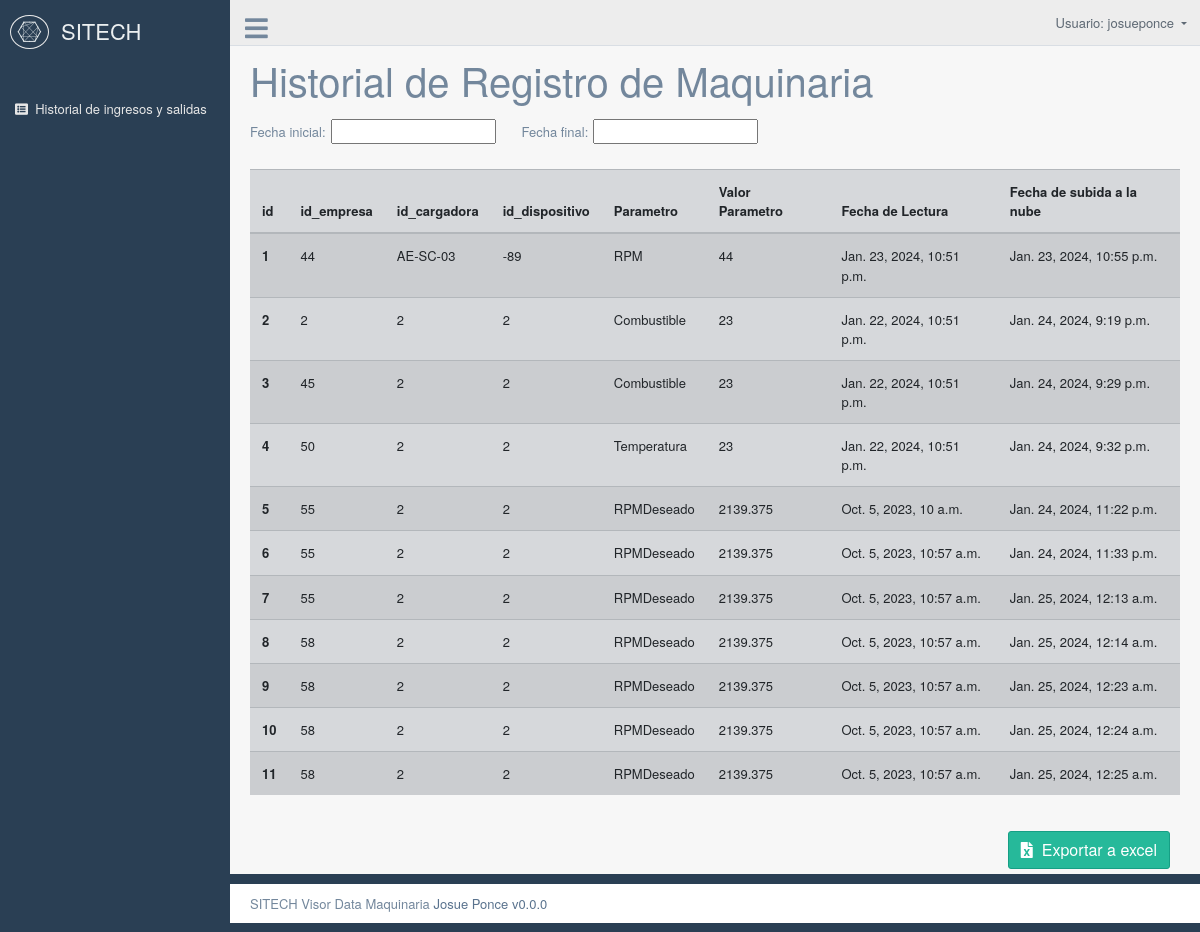
Page /historial (signed in) on the committed database.
### vistaTablas/models.py (models this page shows, shortened)
class dataSalud(models.Model):
    id               = models.BigAutoField(primary_key=True)
    id_empresa       = models.CharField(max_length=50, null=False)
    Cargadora        = models.CharField(max_length=50, null=False)
    id_dispositivo   = models.CharField(max_length=50, null=False)
    id_parametro     = models.CharField(max_length=50, null=False)
    valor_parametro  = models.CharField(max_length=50, null=False)
    fh_lecturamaquina = models.DateTimeField(auto_now_add=False,  null=True)
    fh_escrituranube = models.DateTimeField(auto_now_add=True,  null=True)
    class Meta:
        db_table = 'Historial'

### vistaTablas/views.py (the view)
# urls.py: path('historial', views.historial, name="historial"),
@login_required(login_url='autenticacion')
def historial(request):
    data = models.dataSalud.objects.all()
    datos = { 'dataSalud' : data}
    return render(request, "historial/historial.html", datos)

### vistaTablas/templates/historial/historial.html (shortened to what this page needs)
{% extends '../index_master.html' %}
{% block content %}
<form id="historialForm" action="{%url 'historial' %}" method="POST">
  <div class="right_col" role="main">
    <h1>Historial de Registro de Maquinaria</h1>
    <div class="table-responsive">
      <table border="0" cellspacing="5" cellpadding="5">
        <tbody>
          <tr style="padding: 0;">
            <td style="padding: 0;">Fecha inicial:</td>
            <td><input type="text" id="min" name="min" class="datepicker"></td>
            <td>&nbsp;&nbsp;&nbsp;</td>
            <td style="padding: 0;">Fecha final:</td>
            <td><input type="text" id="max" name="max" class="datepicker"></td>
          </tr>
        </tbody>
      </table>
      <div style="height: 20px;"></div>
      <table id="Historial"
        class="table table-striped table-hover table-secondary my-table">
        <thead>
          <tr>
            <th scope="col" data-bs-column-filter order="desc">id</th>
            <th scope="col" data-bs-column-filter>id_empresa</th>
            <th scope="col" data-bs-column-filter>id_cargadora</th>
            <th scope="col" data-bs-column-filter order="desc">id_dispositivo</th>
            <th scope="col" data-bs-column-filter>Parametro</th>
            <th scope="col" data-bs-column-filter>Valor Parametro</th>
            <th scope="col" data-bs-column-filter>Fecha de Lectura</th>
            <th scope="col" data-bs-column-filter>Fecha de subida a la nube</th>
          </tr>
        </thead>
        <tbody>
          {% for row in dataSalud %}
              <tr>
              <th scope="row">{{ row.id}}</th>
              <td>{{ row.id_empresa}}</td>
              <td>{{ row.Cargadora}}</td>
              <td>{{ row.id_dispositivo}}</td>
              <td>{{ row.id_parametro}}</td>
              <td>{{ row.valor_parametro}}</td>
              <td>{{ row.fh_lecturamaquina}}</td>
              <td>{{ row.fh_escrituranube}}</td>
              </tr>
          {% endfor %}
        </tbody>
      </table>
    </div>
    <div class="form-group row">
      <div class="col-12 text-right" style="margin-top: 20px;">
        <button name="submit" type="button" class="btn btn-success"
          onclick="DescargarExcel()"><i
            class="fa fa-file-excel"></i>&nbsp;&nbsp;Exportar a excel</button>
      </div>
    </div>
  </div>
</form>
{% endblock %}
{% block scripts %}
<link rel="stylesheet" type="text/css"
  href="https://code.jquery.com/ui/1.13.0/themes/smoothness/jquery-ui.css">
{% load static %}
{% endblock %}

### vistaTablas/templates/index_master.html (shortened to what this page needs)
{% load static %}
<!DOCTYPE html>
<html lang="en">
<head>
  <link rel="stylesheet" href="https://cdn.jsdelivr.net/npm/bootstrap@4.3.1/dist/css/bootstrap.min.css"
>
  <link rel="stylesheet" href="https://cdnjs.cloudflare.com/ajax/libs/font-awesome/5.15.4/css/all.min.css"
 />
  <link rel="stylesheet" href="https://cdnjs.cloudflare.com/ajax/libs/iCheck/1.0.3/skins/flat/green.min.css"
 />
  <link href="https://searchcode.com/codesearch/raw/282209563/" rel="stylesheet">
  <link rel="stylesheet" href="https://cdnjs.cloudflare.com/ajax/libs/jqvmap/1.5.1/jqvmap.min.css"
 />
  <link rel="stylesheet"
    href="https://cdnjs.cloudflare.com/ajax/libs/bootstrap-daterangepicker/3.0.5/daterangepicker.css"
 />
  <link rel="stylesheet" href="https://cdnjs.cloudflare.com/ajax/libs/switchery/0.8.2/switchery.css"
 />
  <link href="{% static 'custom.min.css' %}" rel="stylesheet">
</head>
<body class="nav-md">
  <div class="container body">
    <div class="main_container">
      <div class="col-md-3 left_col">
        <div class="left_col scroll-view">
          <div class="navbar nav_title" style="border: 0;">
            <a href="{%url 'historial'%}" class="site_title"><i
                class="fab fa-connectdevelop"></i><span>&nbsp;&nbsp;SITECH MAQUINAS</span></a>
          </div>
          <br />
          <div id="sidebar-menu" class="main_menu_side hidden-print main_menu">
            <div class="menu_section">
              <ul class="nav side-menu">
                <li><a href="{%url 'historial'%}"><i class="fas fa-list-alt"></i>&nbsp;&nbsp;Historial
                    de ingresos y
                    salidas</a>
                </li>
              </ul>
            </div>
          </div>
        </div>
      </div>
      <div class="top_nav">
        <div class="nav_menu">
          <div class="nav toggle">
            <a id="menu_toggle"><i class="fa fa-bars"></i></a>
          </div>
          <nav class="nav navbar-nav">
            <ul class="navbar-right">
              <li class="nav-item dropdown open" style="padding-left: 15px;">
                <a href="javascript:;" class="user-profile dropdown-toggle" aria-haspopup="true" id="navbarDropdown"
                  data-toggle="dropdown" aria-expanded="false">
                  Usuario: {{user.username}}
                </a>
              </li>
            </ul>
          </nav>
        </div>
      </div>
      {% block content %}
      {% endblock %}
      <footer>
        <div class="pull-right">
          SITECH Visor Data Maquinaria <a href="http://www.josueponce.com/">Josue Ponce v0.0.0</a>
        </div>
      </footer>
    </div>
  </div>
  {% block scripts %}
  {% endblock %}
</body>
</html>

### rows in the picture
dataSalud: id "1", id_empresa "44", Cargadora "AE-SC-03", id_dispositivo "-89", id_parametro "RPM", valor_parametro "44", fh_lecturamaquina "Jan. 23, 2024, 10:51 p.m.", fh_escrituranube "Jan. 23, 2024, 10:55 p.m."
dataSalud: id "2", id_empresa "2", Cargadora "2", id_dispositivo "2", id_parametro "Combustible", valor_parametro "23", fh_lecturamaquina "Jan. 22, 2024, 10:51 p.m.", fh_escrituranube "Jan. 24, 2024, 9:19 p.m."
dataSalud: id "3", id_empresa "45", Cargadora "2", id_dispositivo "2", id_parametro "Combustible", valor_parametro "23", fh_lecturamaquina "Jan. 22, 2024, 10:51 p.m.", fh_escrituranube "Jan. 24, 2024, 9:29 p.m."
dataSalud: id "4", id_empresa "50", Cargadora "2", id_dispositivo "2", id_parametro "Temperatura", valor_parametro "23", fh_lecturamaquina "Jan. 22, 2024, 10:51 p.m.", fh_escrituranube "Jan. 24, 2024, 9:32 p.m."
dataSalud: id "5", id_empresa "55", Cargadora "2", id_dispositivo "2", id_parametro "RPMDeseado", valor_parametro "2139.375", fh_lecturamaquina "Oct. 5, 2023, 10 a.m.", fh_escrituranube "Jan. 24, 2024, 11:22 p.m."
dataSalud: id "6", id_empresa "55", Cargadora "2", id_dispositivo "2", id_parametro "RPMDeseado", valor_parametro "2139.375", fh_lecturamaquina "Oct. 5, 2023, 10:57 a.m.", fh_escrituranube "Jan. 24, 2024, 11:33 p.m."
dataSalud: id "7", id_empresa "55", Cargadora "2", id_dispositivo "2", id_parametro "RPMDeseado", valor_parametro "2139.375", fh_lecturamaquina "Oct. 5, 2023, 10:57 a.m.", fh_escrituranube "Jan. 25, 2024, 12:13 a.m."
dataSalud: id "8", id_empresa "58", Cargadora "2", id_dispositivo "2", id_parametro "RPMDeseado", valor_parametro "2139.375", fh_lecturamaquina "Oct. 5, 2023, 10:57 a.m.", fh_escrituranube "Jan. 25, 2024, 12:14 a.m."
dataSalud: id "9", id_empresa "58", Cargadora "2", id_dispositivo "2", id_parametro "RPMDeseado", valor_parametro "2139.375", fh_lecturamaquina "Oct. 5, 2023, 10:57 a.m.", fh_escrituranube "Jan. 25, 2024, 12:23 a.m."
dataSalud: id "10", id_empresa "58", Cargadora "2", id_dispositivo "2", id_parametro "RPMDeseado", valor_parametro "2139.375", fh_lecturamaquina "Oct. 5, 2023, 10:57 a.m.", fh_escrituranube "Jan. 25, 2024, 12:24 a.m."
dataSalud: id "11", id_empresa "58", Cargadora "2", id_dispositivo "2", id_parametro "RPMDeseado", valor_parametro "2139.375", fh_lecturamaquina "Oct. 5, 2023, 10:57 a.m.", fh_escrituranube "Jan. 25, 2024, 12:25 a.m."

### other values in the picture
{{ user.username }} "josueponce"
